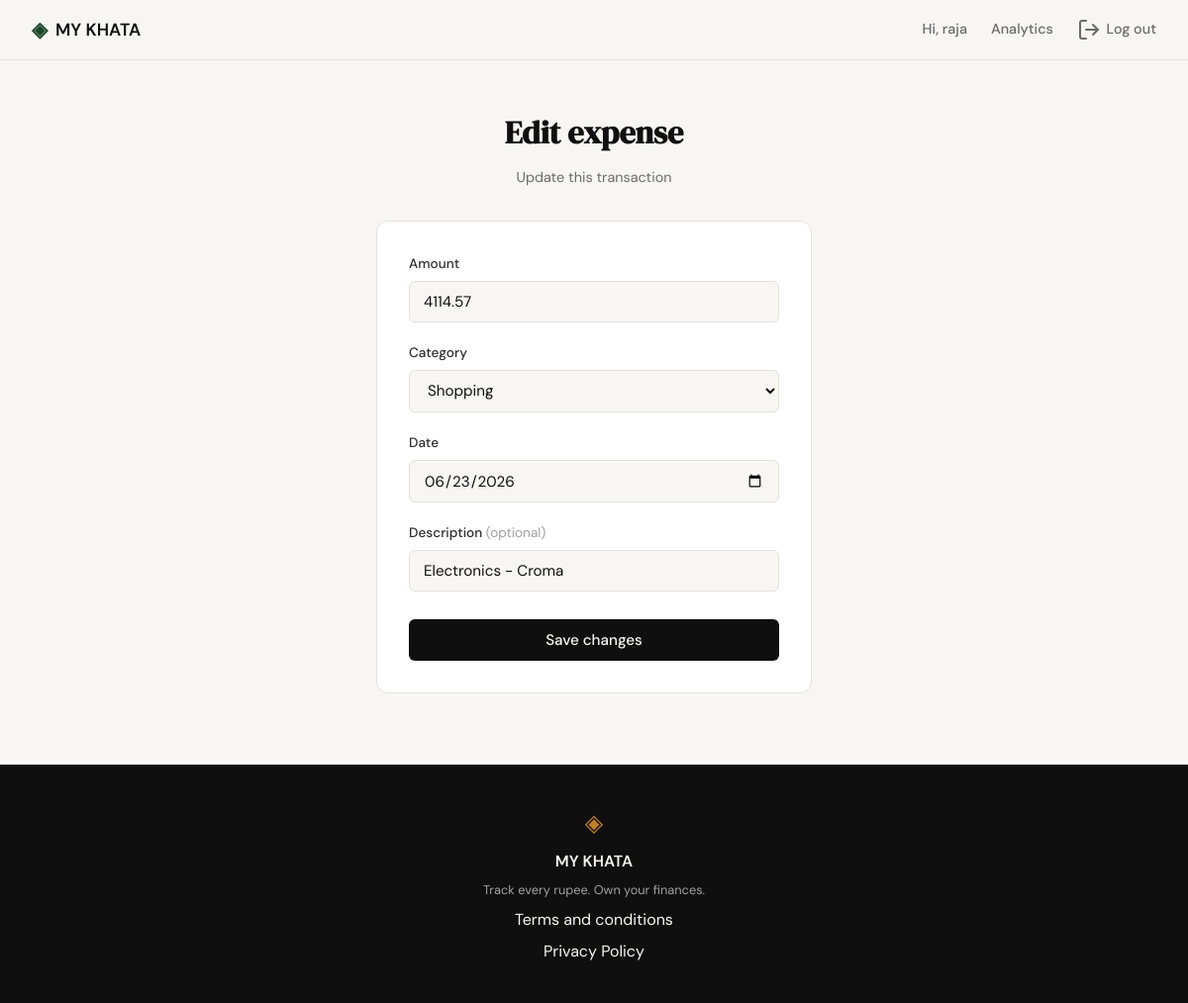
Page /expenses/23/edit (signed in) on the earlier database version.
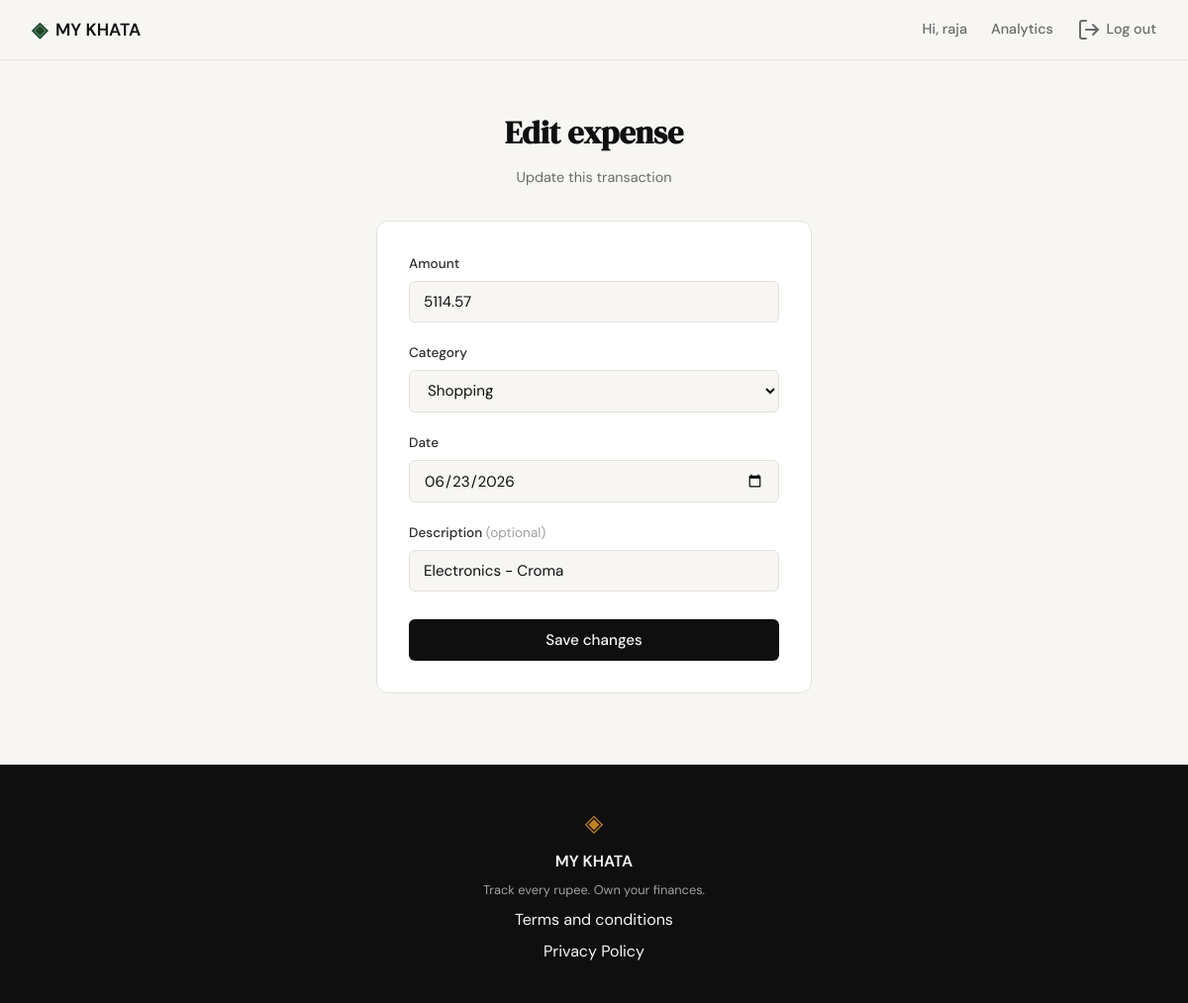
Same page on the later database version.
### tables this page shows
CREATE TABLE expenses (
                id INTEGER PRIMARY KEY AUTOINCREMENT,
                user_id INTEGER NOT NULL,
                amount REAL NOT NULL,
                category TEXT NOT NULL,
                date TEXT NOT NULL,
                description TEXT,
                created_at TEXT DEFAULT (datetime('now')),
                FOREIGN KEY (user_id) REFERENCES users (id)
            );

### app.py (the view, shortened to what this page needs)
@app.route("/expenses/<int:id>/edit", methods=["GET", "POST"])
@login_required
def edit_expense(id):
    expense = get_expense_by_id(id)
    if expense is None or expense["user_id"] != session["user_id"]:
        abort(404)
    if request.method == "GET":
        values = {
            "amount": expense["amount"],
            "category": expense["category"],
            "date": expense["date"],
            "description": expense["description"] or "",
        }
        return _render_edit_expense_form(id, values)

### app.py (called while the page is built)
def login_required(view):
    @wraps(view)
    def wrapped_view(*args, **kwargs):
        if not session.get("user_id"):
            return redirect(url_for("login"))
        return view(*args, **kwargs)
    return wrapped_view

def _render_edit_expense_form(expense_id, values, error=None):
    return render_template(
        "edit_expense.html",
        expense_id=expense_id,
        expense=values,
        categories=CATEGORIES,
        error=error,
    )

### database/db.py (called while the page is built)
def get_db():
    conn = sqlite3.connect(DB_PATH)
    conn.row_factory = sqlite3.Row
    conn.execute("PRAGMA foreign_keys = ON")
    return conn

def get_expense_by_id(expense_id):
    conn = get_db()
    try:
        return conn.execute(
            "SELECT * FROM expenses WHERE id = ?", (expense_id,)
        ).fetchone()
    finally:
        conn.close()

### templates/edit_expense.html (shortened to what this page needs)
{% extends "base.html" %}
{% block head %}
<link rel="stylesheet" href="{{ url_for('static', filename='css/add_expense.css') }}">
{% endblock %}
{% block content %}
<section class="auth-section">
    <div class="auth-container">
        <div class="auth-header">
            <h1 class="auth-title">Edit expense</h1>
            <p class="auth-subtitle">Update this transaction</p>
        </div>
        <div class="auth-card">
            <form method="POST" action="{{ url_for('edit_expense', id=expense_id) }}">
                <div class="form-group">
                    <label for="amount">Amount</label>
                    <input type="number" id="amount" name="amount"
                           class="form-input" step="0.01" min="0.01"
                           placeholder="0.00" value="{{ expense.amount }}" required autofocus>
                </div>
                <div class="form-group">
                    <label for="category">Category</label>
                    <select id="category" name="category" class="form-input" required>
                        {% for cat in categories %}
                        <option value="{{ cat }}"{% if cat == expense.category %} selected{% endif %}>{{ cat }}</option>
                        {% endfor %}
                    </select>
                </div>
                <div class="form-group">
                    <label for="date">Date</label>
                    <input type="date" id="date" name="date"
                           class="form-input" value="{{ expense.date }}" required>
                </div>
                <div class="form-group">
                    <label for="description">Description <span class="form-optional">(optional)</span></label>
                    <input type="text" id="description" name="description"
                           class="form-input" placeholder="e.g. Groceries" value="{{ expense.description }}">
                </div>
                <button type="submit" class="btn-submit">Save changes</button>
            </form>
        </div>
    </div>
</section>
{% endblock %}

### templates/base.html (shortened to what this page needs)
<!DOCTYPE html>
<html lang="en">
<head>
    <link rel="stylesheet" href="{{ url_for('static', filename='css/style.css') }}">
    {% block head %}{% endblock %}
</head>
<body>
    <nav class="navbar">
        <div class="nav-inner">
            <a href="{{ url_for('landing') }}" class="nav-brand">
                <span class="brand-icon">◈</span>
                <span class="brand-name">MY KHATA</span>
            </a>
            <div class="nav-links">
                {% if session.user_id %}
                <a href="{{ url_for('profile') }}">Hi, {{ session.user_name }}</a>
                <a href="{{ url_for('analytics') }}"{% if request.endpoint == 'analytics' %} class="active"{% endif %}>Analytics</a>
                <a href="{{ url_for('logout') }}" class="nav-link-icon"><i data-lucide="log-out"></i>Log out</a>
                {% else %}
                <a href="{{ url_for('login') }}">Sign in</a>
                <a href="{{ url_for('register') }}" class="nav-cta">Get started</a>
                {% endif %}
            </div>
        </div>
    </nav>
    <main class="main-content">
        {% block content %}{% endblock %}
    </main>
    <footer class="footer">
        <div class="footer-inner">
            <span class="brand-icon">◈</span>
            <span class="footer-name">MY KHATA</span>
            <p class="footer-copy">Track every rupee. Own your finances.</p>
            <a href="{{ url_for('terms') }}">Terms and conditions</a>
            <a href="{{ url_for('privacy') }}">Privacy Policy</a>
        </div>
    </footer>
</body>
</html>

### static/css/style.css (style rules this page uses)
:root { --ink: #0f0f0f; --ink-soft: #2d2d2d; --ink-muted: #6b6b6b; --ink-faint: #a0a0a0; --paper: #f7f6f3; --paper-warm: #f0ede6; --paper-card: #ffffff; --accent: #1a472a; --accent-light: #e8f0eb; --accent-border: #bfd8c9; --accent-2: #c17f24; --accent-2-light: #fdf3e3; --danger: #c0392b; --danger-light: #fdecea; --danger-border: #f5c6c2; --border: #e4e1da; --border-soft: #eeebe4; --font-display: 'DM Serif Display', Georgia, serif; --font-body: 'DM Sans', system-ui, sans-serif; --max-width: 1200px; --auth-width: 440px; --radius-sm: 6px; --radius-md: 12px; --radius-lg: 20px; }
*, *::before, *::after { box-sizing: border-box; margin: 0; padding: 0; }
html { font-size: 16px; scroll-behavior: smooth; }
body { background: var(--paper); color: var(--ink); font-family: var(--font-body); font-size: 1rem; line-height: 1.6; -webkit-font-smoothing: antialiased; }
a { color: inherit; text-decoration: none; }
.navbar { position: sticky; top: 0; z-index: 100; background: var(--paper); border-bottom: 1px solid var(--border); padding: 0 2rem; }
.nav-inner { max-width: var(--max-width); margin: 0 auto; height: 60px; display: flex; align-items: center; justify-content: space-between; }
.nav-brand { display: flex; align-items: center; gap: 0.5rem; font-family: var(--font-body); font-weight: 600; font-size: 1.1rem; color: var(--ink); }
.brand-icon { color: var(--accent); font-size: 1.3rem; }
.brand-name { color: var(--ink); }
.nav-links { display: flex; align-items: center; gap: 1.5rem; font-size: 0.9rem; font-weight: 500; }
.nav-links a { color: var(--ink-muted); transition: color 0.2s; }
.nav-link-icon { display: inline-flex; align-items: center; gap: 0.35rem; }
.main-content { min-height: calc(100vh - 60px - 100px); }
.auth-section { min-height: calc(100vh - 60px - 100px); display: flex; align-items: center; justify-content: center; padding: 3rem 2rem; }
.auth-container { width: 100%; max-width: var(--auth-width); }
.auth-header { text-align: center; margin-bottom: 2rem; }
.auth-title { font-family: var(--font-display); font-size: 2rem; color: var(--ink); margin-bottom: 0.5rem; }
.auth-subtitle { font-size: 0.9rem; color: var(--ink-muted); }
.auth-card { background: var(--paper-card); border: 1px solid var(--border); border-radius: var(--radius-md); padding: 2rem; margin-bottom: 1.5rem; }
.form-group { margin-bottom: 1.25rem; }
.form-group label { display: block; font-size: 0.85rem; font-weight: 500; color: var(--ink-soft); margin-bottom: 0.4rem; }
.form-input { width: 100%; padding: 0.6rem 0.875rem; border: 1px solid var(--border); border-radius: var(--radius-sm); font-family: var(--font-body); font-size: 0.95rem; color: var(--ink); background: var(--paper); outline: none; transition: border-color 0.2s; }
.form-input::placeholder { color: var(--ink-faint); }
.btn-submit { width: 100%; padding: 0.7rem; background: var(--ink); color: var(--paper); border: none; border-radius: var(--radius-sm); font-family: var(--font-body); font-size: 0.95rem; font-weight: 500; cursor: pointer; transition: background 0.2s; margin-top: 0.5rem; }
.footer { background: var(--ink); color: var(--paper); padding: 2.5rem 2rem; text-align: center; }
.footer-inner { display: flex; flex-direction: column; align-items: center; gap: 0.4rem; }
.footer .brand-icon { color: var(--accent-2); font-size: 1.5rem; }
.footer-name { font-weight: 600; font-size: 1rem; }
.footer-copy { font-size: 0.8rem; color: var(--ink-faint); }

### static/css/add_expense.css (style rules this page uses)
.form-optional { font-weight: 400; color: var(--ink-faint); }

Differences in the rows shown:
changed expenses "Shopping": amount "4114.57" → "5114.57"
